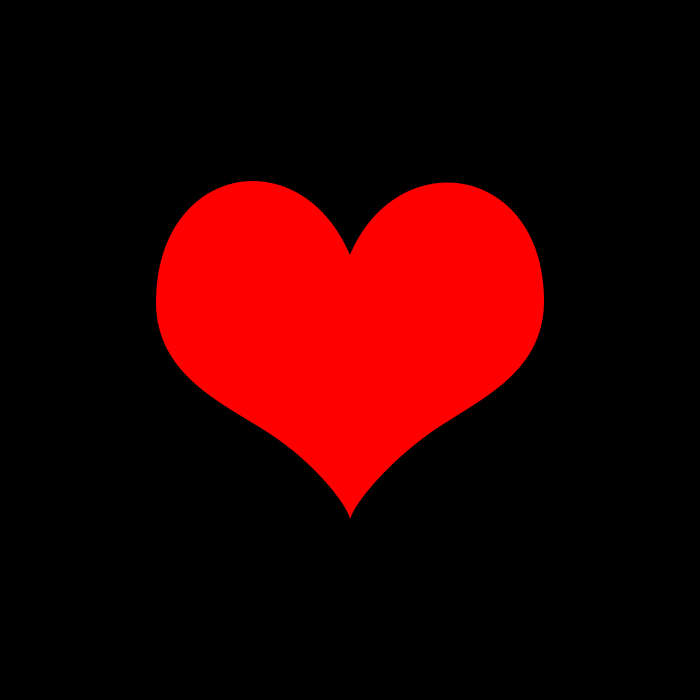
%> input picture img/4.png, 700 x 700 px
$ octave h2gra_t1.m   (GNU Octave 9; MATLAB toolbox functions it lacks are replaced by stand-ins)
%> lines starting %> are read from the running program, lines starting %| are printed output that depends on the picture; in (x1, y1, x2, y2) boxes, pixels count from 0 and x2, y2 are one past the last pixel; in counts of white or black regions, pixels touching at a corner belong together; the program's own positions count from 1
clc
clear all
close all

img = imread('img/4.png');
%> img is the input picture: size 700x700x3 uint8; mean R, G, B 44.3, 0, 0
bw = uint8(im2bw(img, .1)).*255;
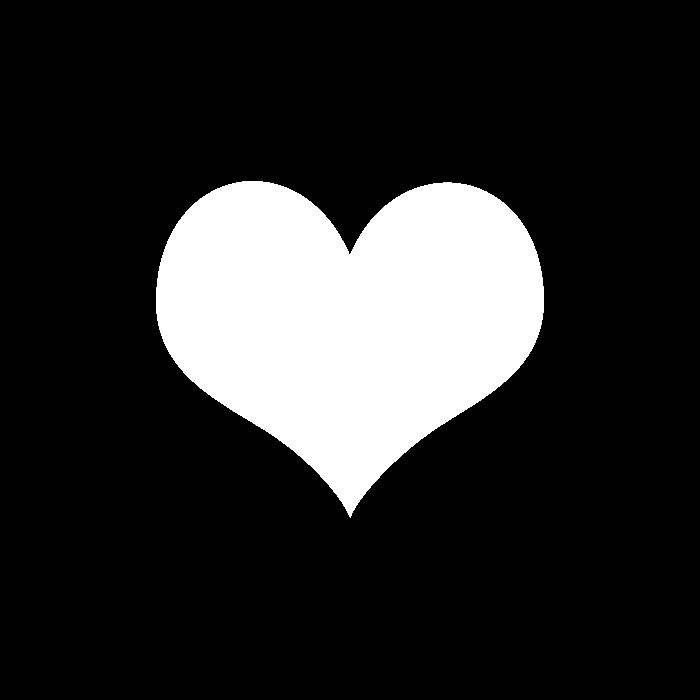
%> bw: size 700x700 uint8; 17.4% white; 1 white region, box (x1, y1, x2, y2) and area: (156, 181, 544, 518) 85231
for i=1:10
    heart = cat(3,bw.*rand,bw.*rand,bw.*rand);
    imshow(heart),title(i);
    pause(.05);
end
%> this loop made 10 passes
%> pass 1, `heart = cat(3,bw.*rand,bw.*rand,bw.*rand);`:
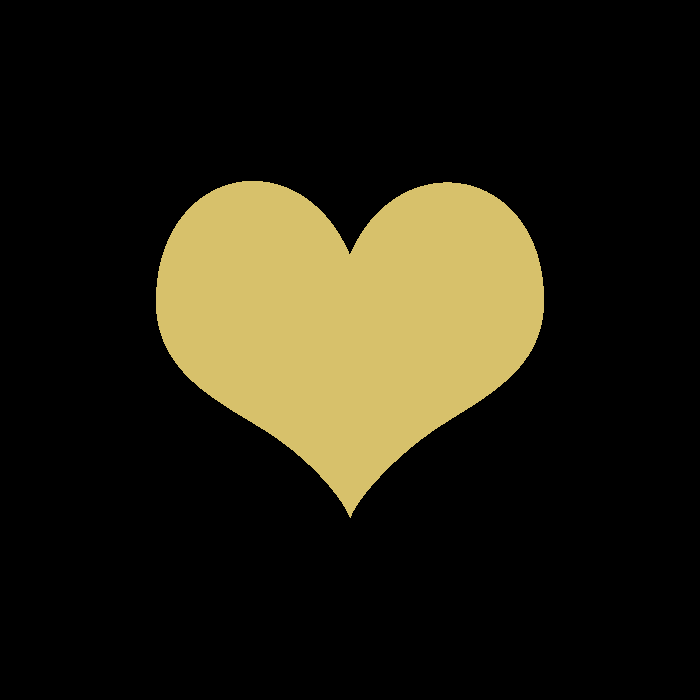
%> heart: size 700x700x3 uint8; mean R, G, B 37.4, 33.6, 18.6
%> pass 2, `heart = cat(3,bw.*rand,bw.*rand,bw.*rand);`:
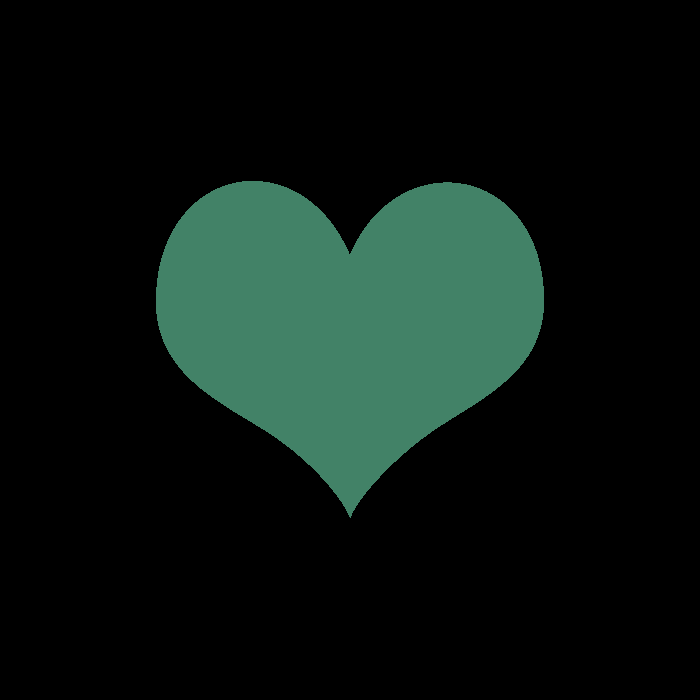
%> heart: size 700x700x3 uint8; mean R, G, B 11.5, 22.6, 17.9
%> pass 3, `heart = cat(3,bw.*rand,bw.*rand,bw.*rand);`:
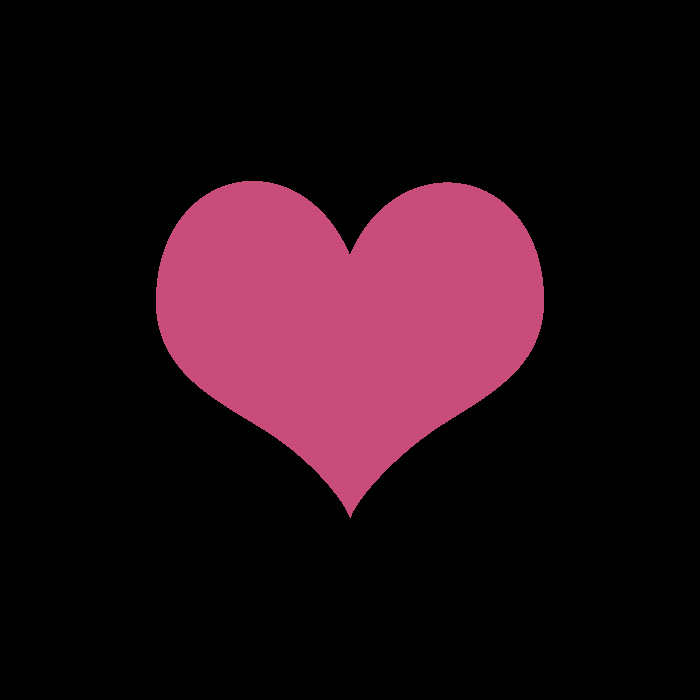
%> heart: size 700x700x3 uint8; mean R, G, B 34.8, 13.4, 21.2

$ run again, with img/heart.jpg saved as img/4.png
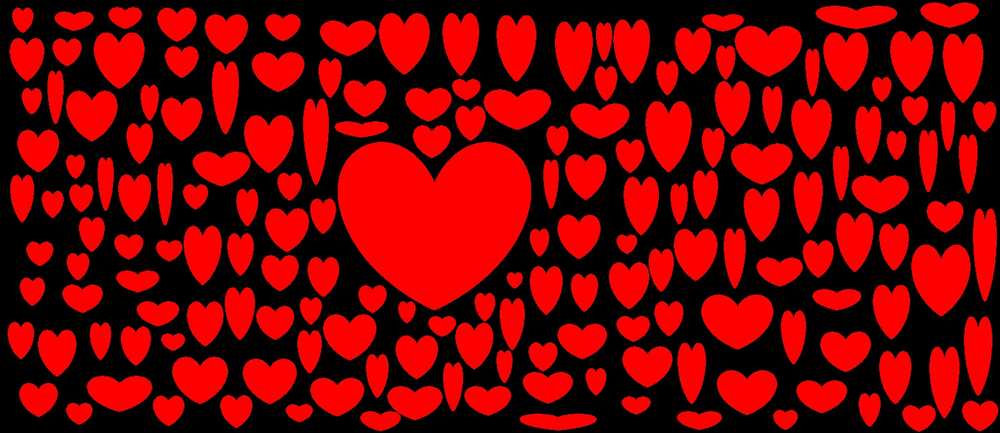
%> input picture img/heart.jpg, 1000 x 433 px, shrunk from 1557 x 674 before the run
%> img is the input picture: size 433x1000x3 uint8; mean R, G, B 118.3, 1.6, 1.7
%> `bw = uint8(im2bw(img, .1)).*255;`:
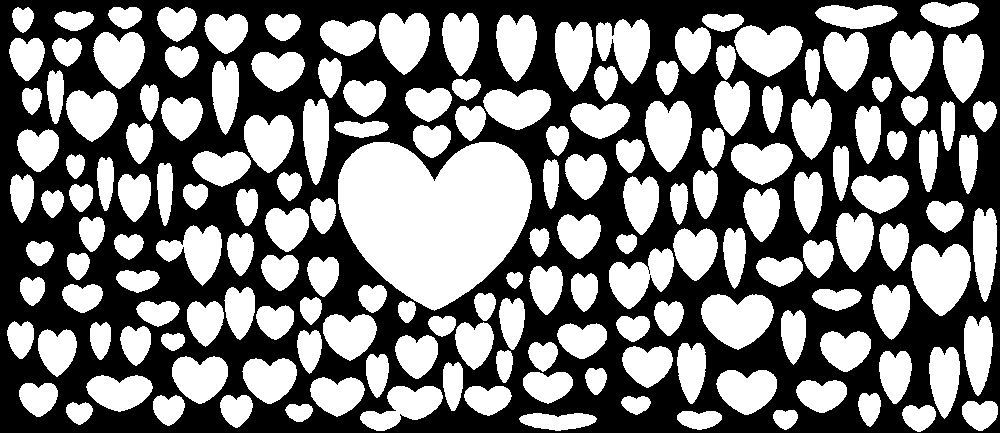
%> bw: size 433x1000 uint8; 48.2% white; 172 white regions, largest, box (x1, y1, x2, y2) and area: (338, 142, 532, 311) 23528, (911, 244, 971, 316) 3145, (701, 294, 774, 350) 2918
%> the loop `for i=1:10` made 10 passes
%> pass 3, `heart = cat(3,bw.*rand,bw.*rand,bw.*rand);`:
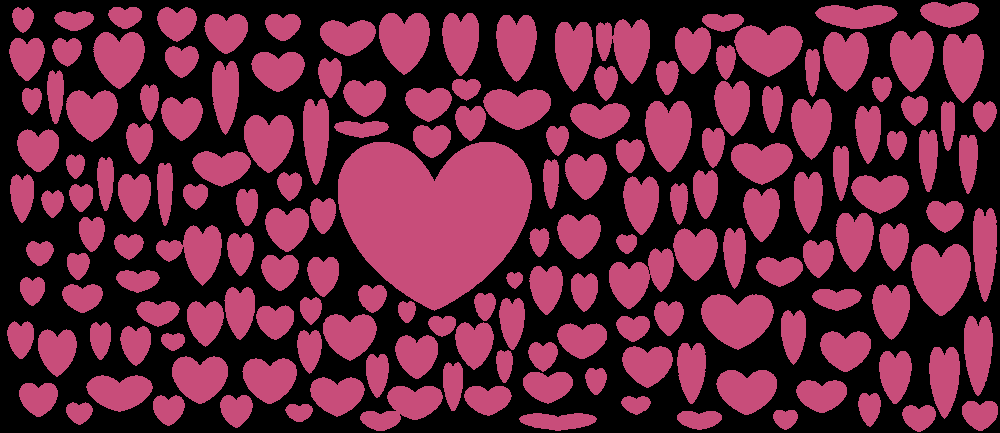
%> heart: size 433x1000x3 uint8; mean R, G, B 96.5, 37.1, 58.8
